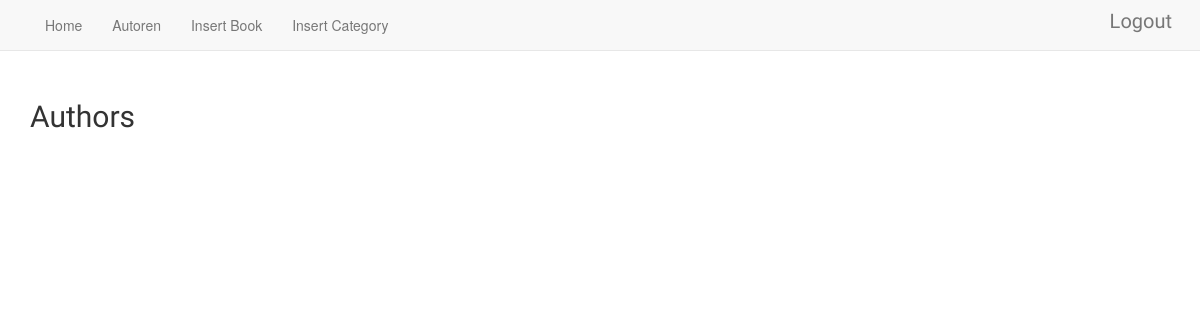
The app's page /author.php (signed in), older data.
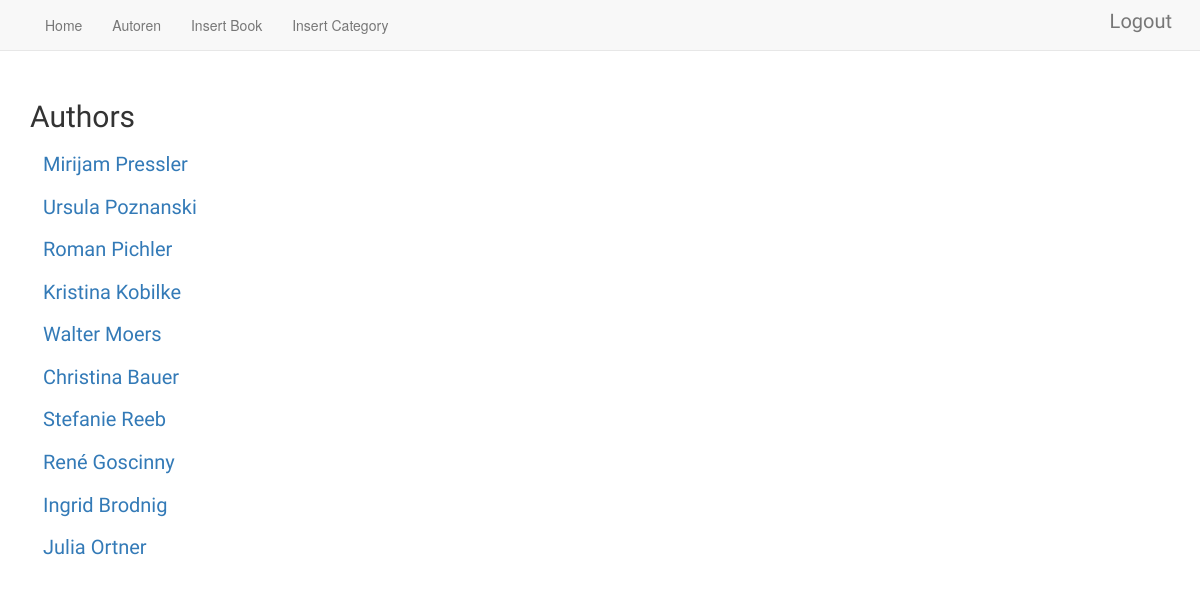
The same page, newer data.
### tables this page shows
CREATE TABLE `Author` (
  `authorid` int(11) NOT NULL,
  `firstname` varchar(100) DEFAULT NULL,
  `lastname` varchar(100) DEFAULT NULL
);

### author.php (the view, shortened to what this page needs)
<?php
 require_once 'dbconnect.php';
?>
<!DOCTYPE html>
<html>
<head>
<link rel="stylesheet" href="https://maxcdn.bootstrapcdn.com/bootstrap/3.3.7/css/bootstrap.min.css">
</head>
<body>
  <?php
  include"navbar.php";
   ?>
  <div class="container maincontainer">
  <div class="row">
    <div class="col-lg-12 col-md-12 col-sm-12 col-xs-12 col-xl-12">
      <h2>Authors</h2>
    </div>
  </div>
  <?php
    $sqlquerry = "SELECT * FROM Author";
    $res=mysqli_query($conn, $sqlquerry);
    $row = mysqli_fetch_array($res, MYSQLI_ASSOC);
    while(!is_null($row)){
      echo "<div class=\"row\">";
      echo "<div class=\"col-lg-12 col-md-12 col-sm-12 col-xs-12 col-xl-12\">";
      $firstname = $row['firstname'];
      $lastname = $row['lastname'];
      $author = $firstname ." ". $lastname;
      $authorid=$row['authorid'];
      echo createForm($authorid,$author);
      echo "</div>";
      echo "</div>";
      $row=mysqli_fetch_array($res, MYSQLI_ASSOC);
    }
    function createForm($authorid,$author){
    $tag = "<form action=\"authorBookList.php\" method=\"post\">";
    $tag .= "<button class=\"btn btn-link\" type=\"submit\" name=\"authorid\" value=\"".$authorid."\">".$author."</button>";
    $tag .= "<input style=\"display:none\" name=\"fromAuthor\" value=\"true\">";
    $tag .= "</form>";
    return $tag;
    }
  ?>
  </div>
</body>
</html>

### navbar.php (shortened to what this page needs)
<nav class="navbar navbar-default navbar-fixed-top">
      <div class="container">
        <div id="navbar" class="navbar-collapse collapse">
          <ul class="nav navbar-nav">
            <li><a href="home.php">Home</a></li>
            <li><a href="author.php">Autoren</a></li>
            <?php if(isset($_SESSION['role']) && $_SESSION['role'] == 'admin'){ ?>
            <li><a href="insertBook.php">Insert Book</a></li>
            <li><a href="addcategory.php">Insert Category</a></li>
          <?php } ?>
          </ul>
          <ul class="nav navbar-nav navbar-right">
            <li><form action="logout.php" method="post"><button class="btn btn-link" name="logout" type="submit">Logout</button></form></li>
          </ul>
        </div>
      </div>
    </nav>

### author.php (style rules this page uses)
button { font-family: 'Patua One', cursive !important; font-size:15pt !important; }
h2 { font-size: 18pt; font-family: 'Patua One', cursive !important; }
.maincontainer { margin-top: 10vh; }

Row changes from the older to the newer data that the page shows:
added author: $authorid 1 (drawn), author "Mirijam Pressler"
added author: $authorid 2 (drawn), author "Ursula Poznanski"
added author: $authorid 3 (drawn), author "Roman Pichler"
added author: $authorid 4 (drawn), author "Kristina Kobilke"
added author: $authorid 5 (drawn), author "Walter Moers"
added author: $authorid 6 (drawn), author "Christina Bauer"
added author: $authorid 7 (drawn), author "Stefanie Reeb"
added author: $authorid 8 (drawn), author "René Goscinny"
added author: $authorid 9 (drawn), author "Ingrid Brodnig"
added author: $authorid 10 (drawn), author "Julia Ortner"
